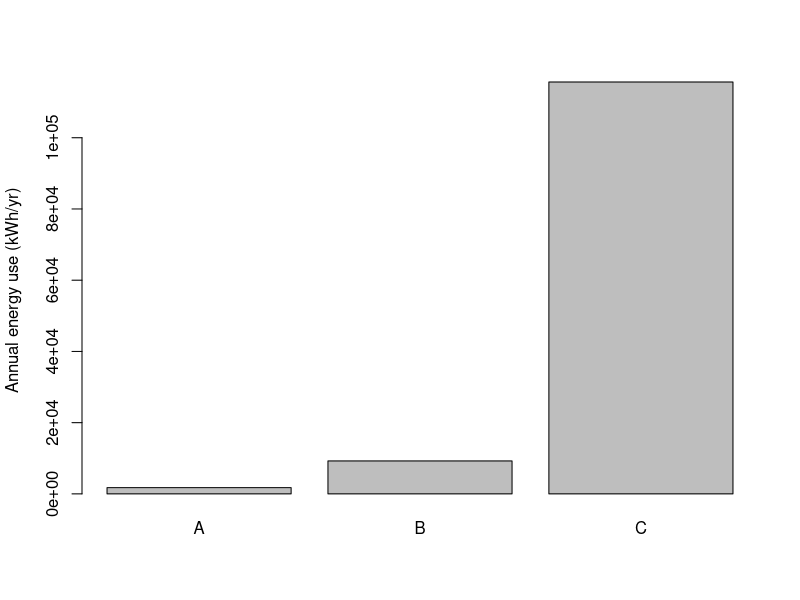

Recreate this plot in R.
## ---- chunk 1

x <- c("A"= 1753,"B" = 9253, "C" = 115653)
barplot(x,ylab="Annual energy use (kWh/yr)")

